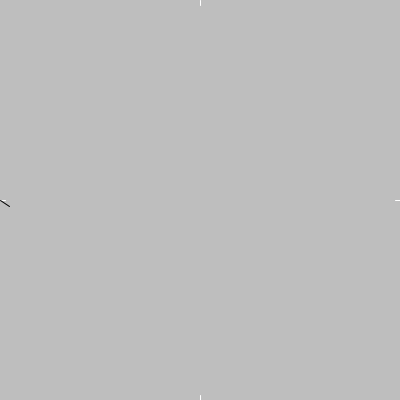
Frame 1 (no input)
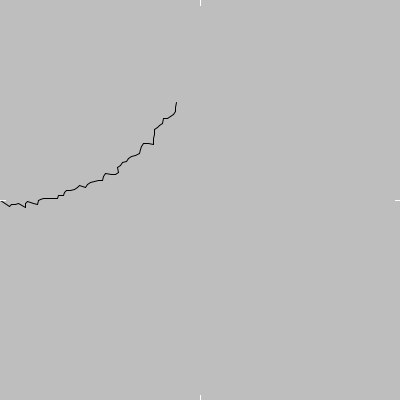
Frame 60 (the mouse pressed at the canvas centre just before this capture)
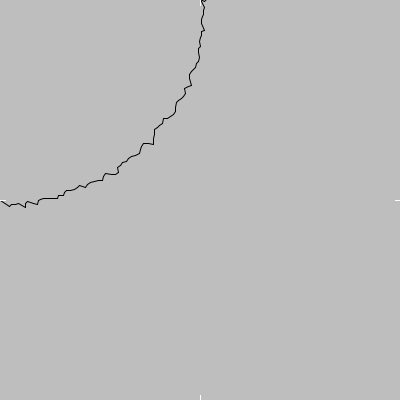
Frame 120 (the mouse held since frame 60 and released just before this capture)

The Processing sketch that drew these frames (run headless with seeded random() and noise(); from frame 60 on, the mouse is pressed at the canvas centre):

// Processing sketch: noise
// ── noise.pde
int w = 200;
int h = 200;
float p1x = 0;
float p1y = 0;
float p2x = 0;
float p2y = 400 / 2;
float off = 0.0;
float angle = 0;
int numberOfSegments = 200;

void setup() {
  size(400, 400);
  background(190);
}

void draw() {
  // some markers for
  // verification
  stroke(255);
  line(width/2,0, width/2, 5);
  line(width/2,height, width/2, height - 5);
  line(0,height/2, 5, height/2);
  line(width,height/2, width - 5, height/2);

  // end of the markers now to the real thing
  // the angle of the curve
  if (angle < 360) {
    angle++;
  }
  stroke(190);// so we see something
  // set the startpoints of the line
  p1x = sin(radians(angle)) * width / 2;
  p1y = cos(radians(angle)) * height / 2;
  point(p1x, p1y); // this is just for checking how the values are

  float n = noise(off) * 10; // calculate the noise value
  off = off + 0.5; // increase the noise value

if(p1x != width/2 && p1y != 0){
  // if we are not at the edges
  p1x += n;
  p1y += n;
}
  // draw a line
  stroke(0);
  line(p1x, p1y, p2x, p2y);
  // now pass the current points into the last points
  // for the next round
  p2x = p1x;
  p2y = p1y;
  if(p1x == width/2){
    // saveCanvas("img","png");
  }
}
